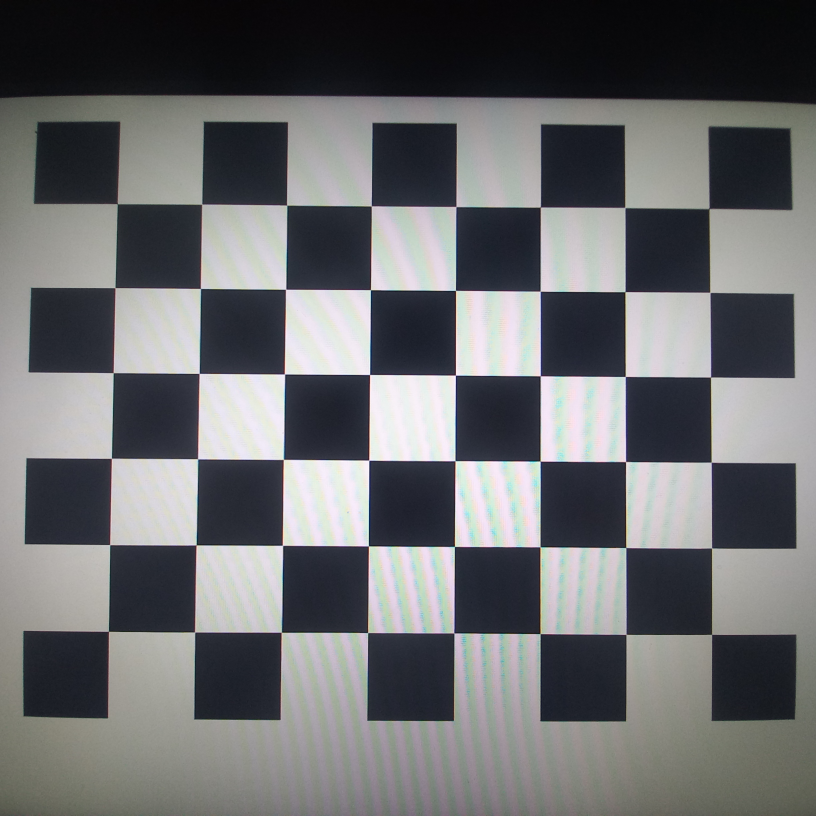
#> input picture 20230501_102535.jpg, 2448 x 2448 px (shown at 1/3 size)
$ python metodo2_2.py 20230501_102535.jpg   (older library calls are emulated)
#> lines starting #> are read from the running program, lines starting #| are printed output that depends on the picture
import cv2
# assert cv2.__version__[0] == '3', 'The fisheye module requires opencv version >= 3.0.0'
import numpy as np
import sys
import glob

# You should replace these 3 lines with the output in calibration step
DIM=(1032, 778)
K=np.array([[336.6368305835171, 0.0, 543.1909198848186], [0.0, 336.25013695181326, 377.75387002678747], [0.0, 0.0, 1.0]])
D=np.array([[-0.0004696162817495535], [-0.0037488083792449746], [-0.001191737238904899], [-1.8897810250648485e-05]])
map1, map2 = cv2.fisheye.initUndistortRectifyMap(K, D, np.eye(3), K, DIM, cv2.CV_16SC2)

def undistort(img_path):
#> called with img_path = '20230501_102535.jpg'
    img = cv2.imread(img_path)
#> img is the input picture: shape (2448, 2448, 3); mean B, G, R 110, 108, 106.9

    h,w = img.shape[:2]
#> h = 2448; w = 2448
    undistorted_img = cv2.remap(img, map1, map2, interpolation=cv2.INTER_LINEAR, borderMode=cv2.BORDER_CONSTANT)
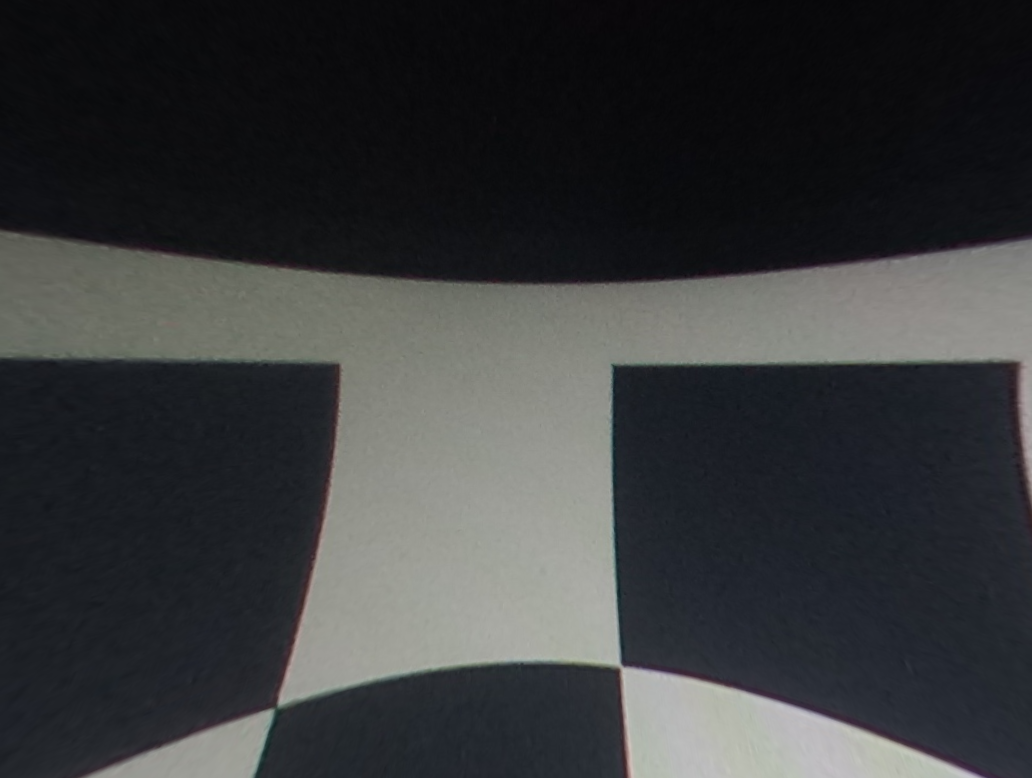
#> undistorted_img: shape (778, 1032, 3); mean B, G, R 59.2, 58, 56.3
    cv2.imshow("undistorted", undistorted_img)

    cv2.imwrite('calibresult2.png', undistorted_img)
    cv2.waitKey(0)
    cv2.destroyAllWindows()

if __name__ == '__main__':
    for p in sys.argv[1:]:
        undistort(p)

$ run again, on 20230501_102540.jpg
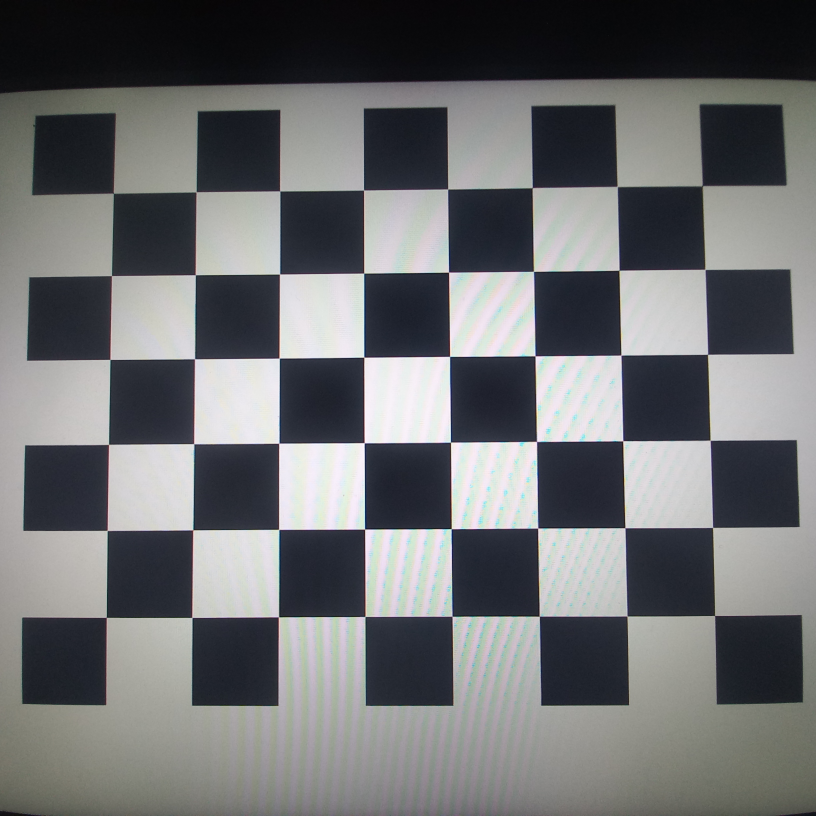
#> input picture 20230501_102540.jpg, 2448 x 2448 px (shown at 1/3 size)
#> in undistort, img is the input picture: shape (2448, 2448, 3); mean B, G, R 112.6, 110.9, 109.4
#> in undistort, `undistorted_img = cv2.remap(img, map1, map2, interpolation=cv2.INTER_L..`:
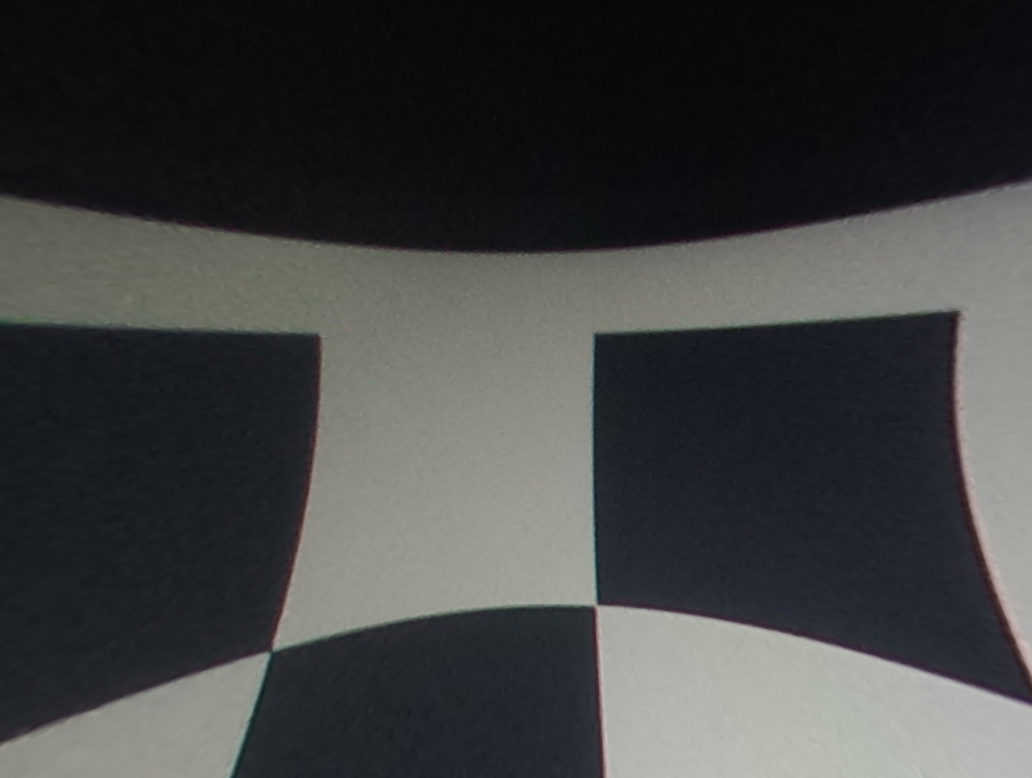
#> undistorted_img: shape (778, 1032, 3); mean B, G, R 66.3, 66.2, 64.6

$ run again, on 20230501_102546.jpg
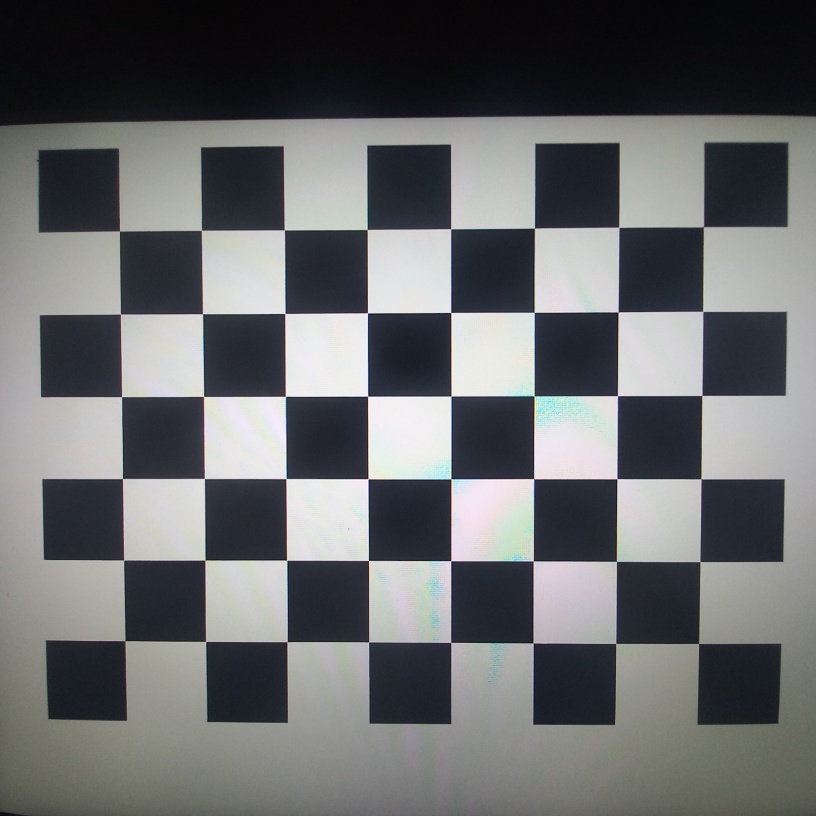
#> input picture 20230501_102546.jpg, 2448 x 2448 px (shown at 1/3 size)
#> in undistort, img is the input picture: shape (2448, 2448, 3); mean B, G, R 108.1, 106.8, 105.2
#> in undistort, `undistorted_img = cv2.remap(img, map1, map2, interpolation=cv2.INTER_L..`:
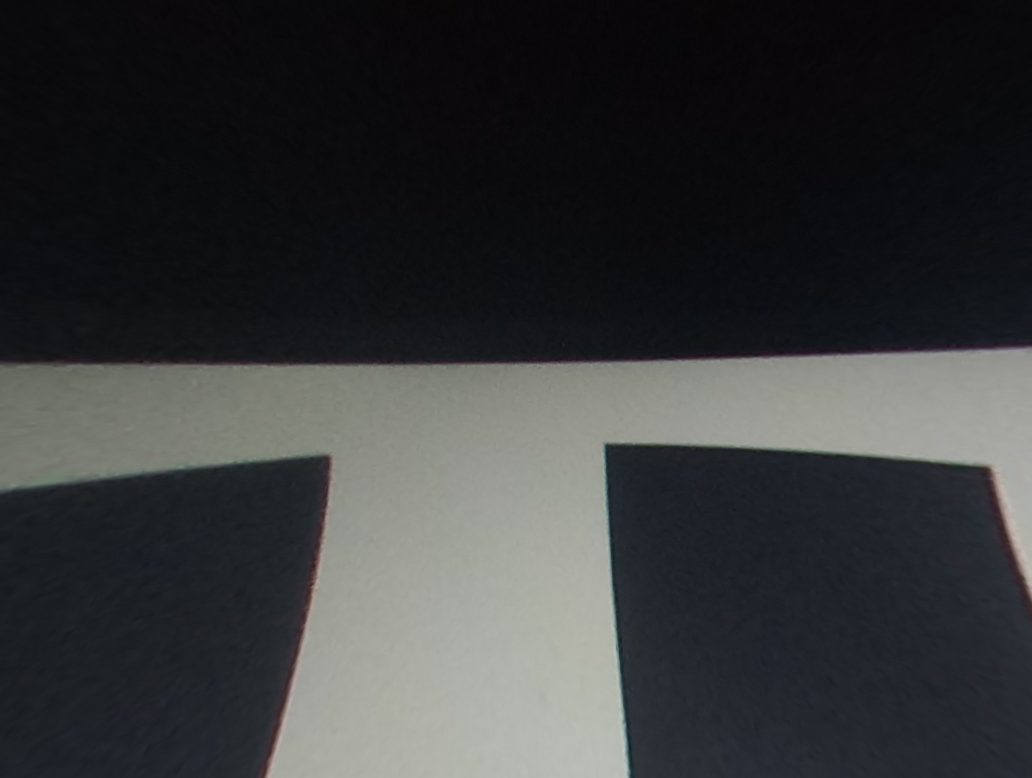
#> undistorted_img: shape (778, 1032, 3); mean B, G, R 57, 56.1, 54.5
